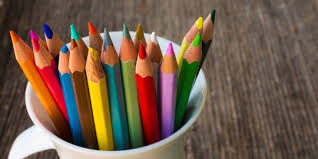
#> input picture PCD/sesi5dan6/pensil.jpeg, 318 x 159 px, found by its file name
$ python zooming.py
#> lines starting #> are read from the running program, lines starting #| are printed output that depends on the picture
#> further down, image is the input picture: shape (159, 318, 3); mean R, G, B 114.5, 91.5, 74.3
import numpy as np
import imageio as img
import matplotlib.pyplot as plt

def zoomPlus(image, factor):
#> called with factor = 2
  height, width = image.shape[:2]
#> height = 159; width = 318
  new_height = int(height / factor)
#> new_height = 79
  new_width = int(width / factor)
#> new_width = 159
  imgZoom = np.zeros((new_height, new_width, 3), dtype=image.dtype)
  for y in range(new_height):
    for x in range(new_width):
      ori_y = int(y * factor)
      ori_x = int(x * factor)
      ori_y = min(ori_y, height - 1)
      ori_x = min(ori_x, width - 1)
      imgZoom[y, x] = image[ori_y, ori_x]
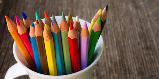
#> imgZoom: shape (79, 159, 3); mean R, G, B 114.2, 91.1, 73.9
  return imgZoom

image = img.imread('PCD\sesi5dan6\pensil.jpeg')
skala = 2.0

imgZoom = zoomPlus(image, skala)
img.imwrite("PCD\sesi5dan6\pensil zoom.jpeg", imgZoom)
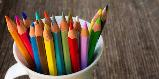
#> saved as pensil zoom.jpeg: shape (79, 159, 3); mean R, G, B 114.2, 91.1, 74.2
plt.subplot(1, 2, 1)
plt.imshow(image)

plt.subplot(1, 2, 2)
plt.imshow(imgZoom)
plt.show()
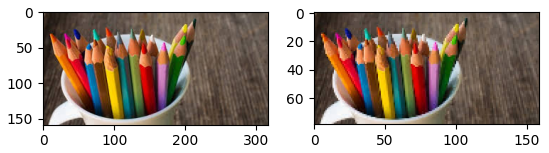
#> figure drawn by matplotlib, 2 panels
